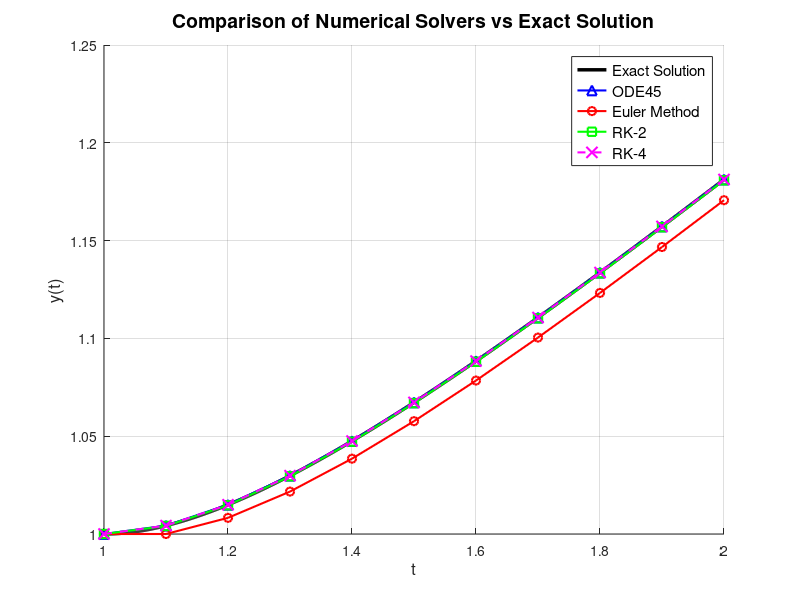

Write the MATLAB code that produced this figure.
clc; close all; clear all;

% Differential equation & Analytical exact solution handles
f = @(t,y) (y/t - (y/t)^2); 
f_anal = @(t) (t ./ (1 + log(t)));

% Parameters
t0 = 1; 
t_end = 2; 
y0 = 1; 
h = 0.1;

% Define time vector for the steps
t_steps = t0:h:t_end;
N = length(t_steps);

%% ===========================================================
% a) ODE45 Solver (Evaluated at specific t steps)
%% ===========================================================
[x_ode45, y_ode45] = ode45(f, t_steps, y0);

%% ===========================================================
% b) Euler's Method
%% ===========================================================
y_euler = zeros(N, 1);
y_euler(1) = y0;
for i = 1:N-1
    y_euler(i+1) = y_euler(i) + h * f(t_steps(i), y_euler(i));
end

%% ===========================================================
% c) RK-2 Method (Heun's Method / Modified Euler)
%% ===========================================================
y_rk2 = zeros(N, 1);
y_rk2(1) = y0;
for i = 1:N-1
    k1 = f(t_steps(i), y_rk2(i));
    k2 = f(t_steps(i) + h, y_rk2(i) + h * k1);
    y_rk2(i+1) = y_rk2(i) + (h / 2) * (k1 + k2);
end

%% ===========================================================
% d) RK-4 Method (FIXED: Changed [] to () indexing)
%% ===========================================================
y_rk4 = zeros(N, 1);
y_rk4(1) = y0;
for i = 1:N-1
    k1 = f(t_steps(i), y_rk4(i));
    k2 = f(t_steps(i) + h/2, y_rk4(i) + h*k1/2);
    k3 = f(t_steps(i) + h/2, y_rk4(i) + h*k2/2);
    k4 = f(t_steps(i) + h, y_rk4(i) + h*k3);
    y_rk4(i+1) = y_rk4(i) + (h / 6) * (k1 + 2*k2 + 2*k3 + k4);
end

%% ===========================================================
% Generate Data Table
%% ===========================================================
% Calculate Exact Values
y_exact = f_anal(t_steps)';

% Display table with exact requested headings
fprintf('\n%-5s %-10s %-10s %-10s %-10s %-10s\n', 't', 'Exact', 'ODE45', 'Euler', 'RK2', 'RK4');
fprintf('%s\n', repmat('-', 1, 60));
for i = 1:N
    % FIXED: Changed t_steps[i] to t_steps(i)
    fprintf('%-5.1f %-10.6f %-10.6f %-10.6f %-10.6f %-10.6f\n', ...
        t_steps(i), y_exact(i), y_ode45(i), y_euler(i), y_rk2(i), y_rk4(i));
end

%% ===========================================================
% Plotting Results
%% ===========================================================
figure('Position', [100, 100, 900, 600]);
hold on; grid on;

% Smooth curve for exact analytical solution
t_fine = t0:0.001:t_end;
plot(t_fine, f_anal(t_fine), 'k-', 'LineWidth', 2.5, 'DisplayName', 'Exact Solution');

% Plot approximations
plot(t_steps, y_ode45, 'b-^', 'LineWidth', 1.5, 'MarkerSize', 7, 'DisplayName', 'ODE45');
plot(t_steps, y_euler, 'r-o', 'LineWidth', 1.5, 'MarkerSize', 6, 'DisplayName', 'Euler Method');
plot(t_steps, y_rk2, 'g-s', 'LineWidth', 1.5, 'MarkerSize', 6, 'DisplayName', 'RK-2');
plot(t_steps, y_rk4, 'm--x', 'LineWidth', 1.5, 'MarkerSize', 8, 'DisplayName', 'RK-4');

xlabel('t', 'FontSize', 12);
ylabel('y(t)', 'FontSize', 12);
title('Comparison of Numerical Solvers vs Exact Solution', 'FontSize', 14);
legend('Location', 'best', 'FontSize', 11);
hold off;
